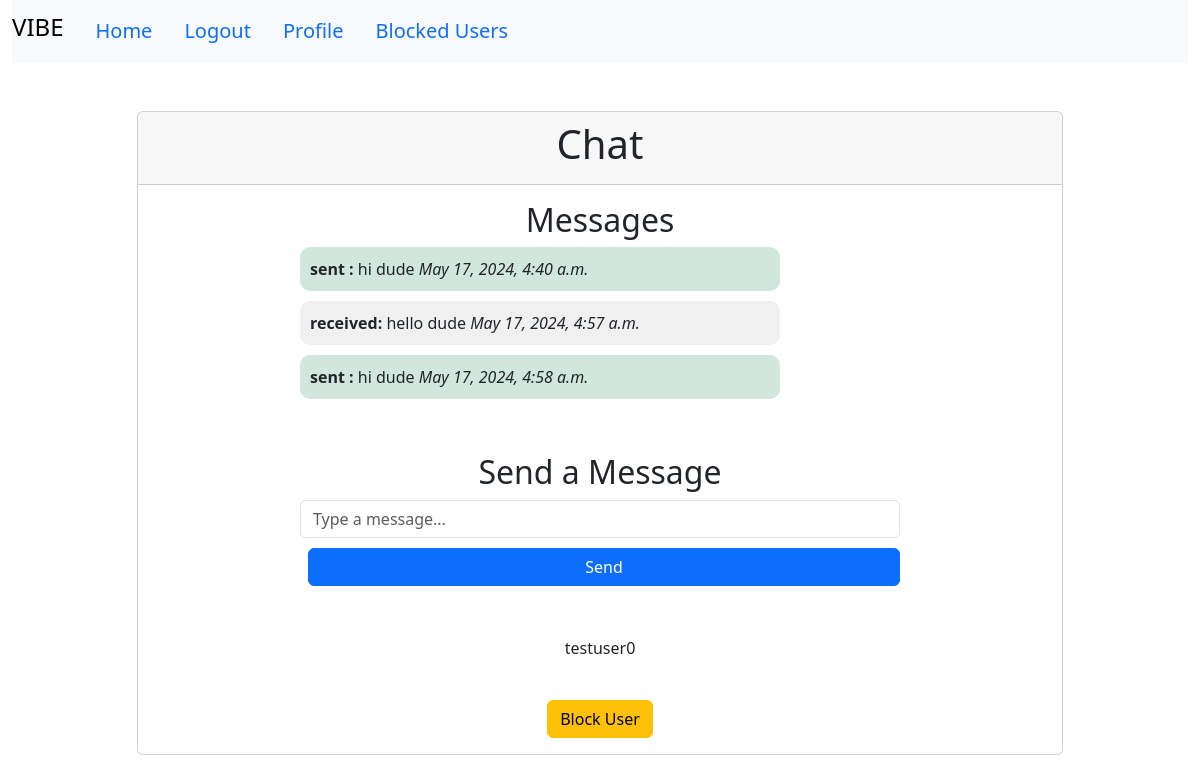
Page /chat/1/ (signed in) on the earlier database version.
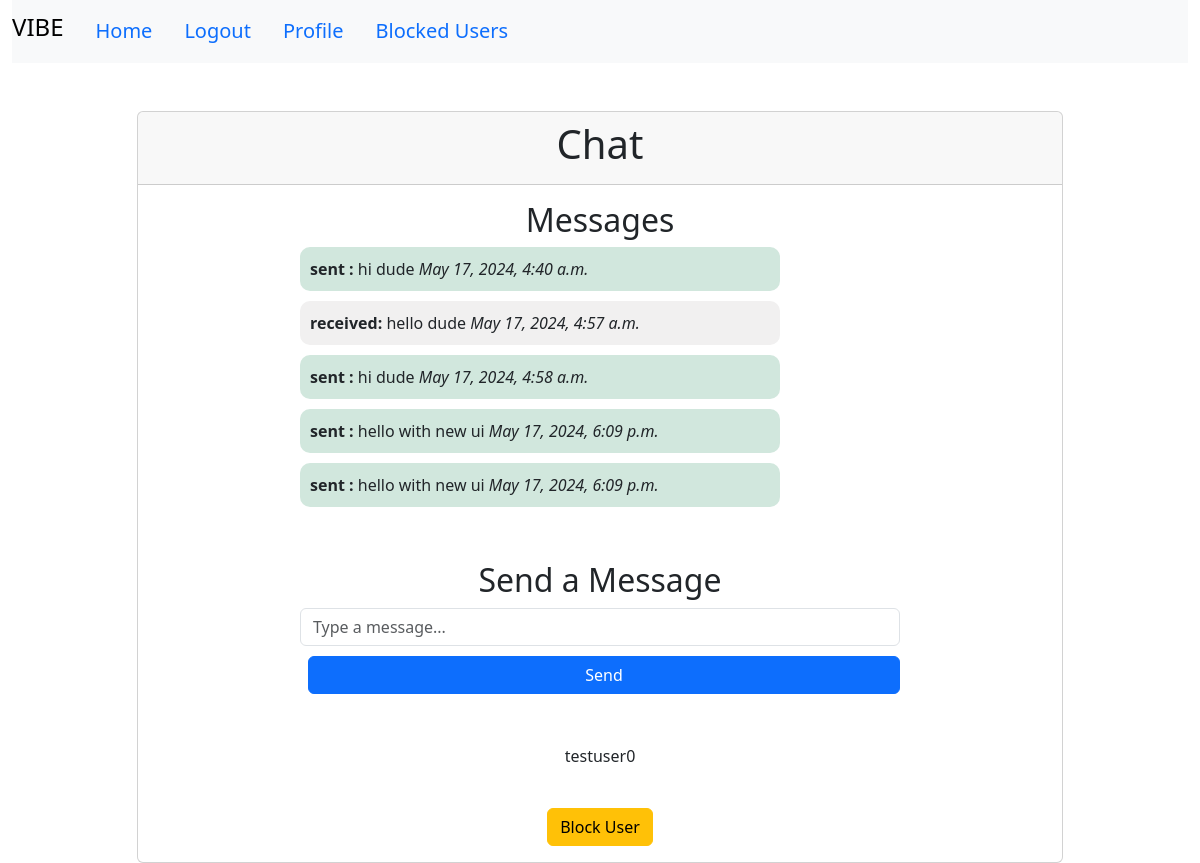
Same page on the later database version.
### vibeapp/models.py (models this page shows, shortened)
class Message(models.Model):
    sender = models.ForeignKey(CustomUser, related_name='sent_messages', on_delete=models.CASCADE)
    receiver = models.ForeignKey(CustomUser, related_name='received_messages', on_delete=models.CASCADE)
    content = models.TextField()
    timestamp = models.DateTimeField(default=timezone.now)

### vibeapp/views.py (the view, shortened to what this page needs)
# urls.py: path('chat/<int:user_id>/', views.chat_with_user, name='chat_with_user'),
@login_required
def chat_with_user(request, user_id):
    receiver = get_object_or_404(CustomUser, pk=user_id)
    if BlockedUser.objects.filter(Q(blocker=request.user, blocked=receiver) | Q(blocker=receiver, blocked=request.user)).exists():
        return redirect('home')
    vibe_match, created = VibeMatch.objects.get_or_create(
        user1=min(request.user, receiver, key=lambda u: u.id),
        user2=max(request.user, receiver, key=lambda u: u.id)
    )
    messages = Message.objects.filter(
        (Q(sender=request.user) & Q(receiver=receiver)) |
        (Q(sender=receiver) & Q(receiver=request.user))
    ).order_by('timestamp')
    if request.method == 'POST' and 'content' in request.POST:
        form = MessageForm(request.POST)
        if form.is_valid():
            message = form.save(commit=False)
            message.sender = request.user
            message.receiver = receiver
            message.save()
            messages_html = render_to_string('messages_partial.html', {'messages': messages, 'user': request.user})
            if request.is_ajax():
                return JsonResponse({'messages_html': messages_html})
            return redirect('chat_with_user', user_id=user_id)
    elif 'fetch_new' in request.GET:
        messages_html = render_to_string('messages_partial.html', {'messages': messages, 'user': request.user})
        return JsonResponse({'messages_html': messages_html})
    else:
        form = MessageForm()
    return render(request, 'chat.html', {
        'receiver': receiver,
        'messages': messages,
        'form': form,
        'user': request.user,
        'receiver_id': user_id,
        'vibe_match': vibe_match,
        'show_profile': vibe_match.matched
    })

### vibeapp/forms.py
class MessageForm(forms.ModelForm):
    class Meta:
        model = Message
        fields = ['content']
        widgets = {
            'content': forms.TextInput(attrs={'class': 'form-control', 'placeholder': 'Type a message...', 'autocomplete': 'off'}),
        }

### vibeapp/templates/chat.html (shortened to what this page needs)
{% extends 'home.html' %}
{% block body %}
<div class="container mt-5">
    <div class="row justify-content-center">
        <div class="col-md-10">
            <div class="card">
                <div class="card-header text-center">
                    <h1>Chat</h1>
                </div>
                <div class="card-body">
                    <div class="chat-container">
                        <div class="messages">
                            <h2 class="text-center">Messages</h2>
                            <ul class="list-group">
                                {% include 'messages_partial.html' %}
                            </ul>
                        </div>
                        <div class="send-message mt-4">
                            <h2 class="text-center">Send a Message</h2>
                            <form id="message-form" method="post" class="d-flex">
                                <div class="flex-grow-1">
                                    {{ form.content }}
                                </div>
                                <div class="ms-2">
                                    <button type="submit" name="send_message" class="btn btn-primary">Send</button>
                                </div>
                            </form>
                        </div>
                        <div class="vibe-actions text-center mt-4">
                            {% if not show_profile %}
                            <form method="post">
                                {% csrf_token %}
                                <button type="submit" name="vibe_action" value="vibe_match" class="btn btn-success">Vibe Match</button>
                                <button type="submit" name="vibe_action" value="vibe_not_match" class="btn btn-danger">Vibe Not Match</button>
                            </form>
                            {% else %}
                            <p class="mt-3">{{ receiver.username }}</p>
                            {% endif %}
                        </div>
                        <div class="block-user text-center mt-4">
                            <form method="post" action="{% url 'block_user' receiver_id %}">
                                <button type="submit" class="btn btn-warning">Block User</button>
                            </form>
                        </div>
                    </div>
                </div>
            </div>
        </div>
    </div>
</div>
{% endblock %}

### vibeapp/templates/messages_partial.html
{% for message in messages %}
<li class="{% if message.sender == user %}sent{% else %}received{% endif %}">
    <div class="message-content">
        <strong>{% if message.sender == user %}sent {% else %}received{% endif %}:</strong> {{ message.content }}
        <em>{{ message.timestamp }}</em>
    </div>
</li>
{% endfor %}

Differences in the rows shown:
added Message: shows "sent", content "hello with new ui", timestamp "May 17, 2024, 6:09 p.m."
added Message: shows "sent", content "hello with new ui", timestamp "May 17, 2024, 6:09 p.m."
